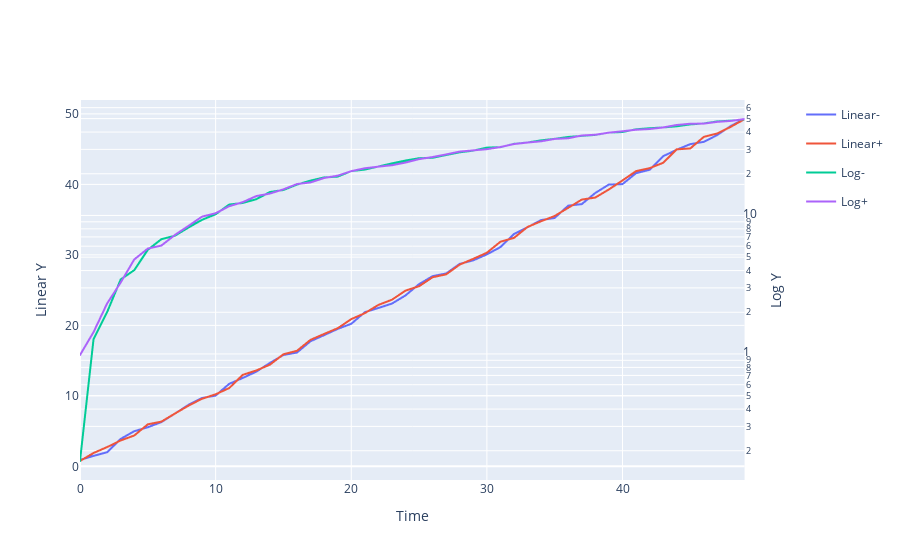

Here is the notebook cell this chart was saved with:
### Code cell


### Figure 1 — Plotly figure (JSON) as saved in the notebook; plotly's stock layout.template omitted (floating-point values rounded to 4 significant figures)
{"data": [{"hovertemplate": "variable=Linear-<br>Time=%{x}<br>value=%{y}<extra></extra>", "legendgroup": "Linear-", "line": {"dash": "solid"}, "mode": "lines", "name": "Linear-", "showlegend": true, "type": "scattergl", "x": [0, 1, 2, 3, 4, 5, 6, 7, 8, 9, 10, 11, 12, 13, 14, 15, 16, 17, 18, 19, 20, 21, 22, 23, 24, 25, 26, 27, 28, 29, 30, 31, 32, 33, 34, 35, 36, 37, 38, 39, 40, 41, 42, 43, 44, 45, 46, 47, 48, 49], "xaxis": "x", "y": [0.91, 1.488, 2.007, 3.897, 4.989, 5.546, 6.28, 7.486, 8.727, 9.701, 10.04, 11.71, 12.54, 13.43, 14.66, 15.8, 16.15, 17.75, 18.61, 19.5, 20.22, 21.87, 22.47, 23.09, 24.25, 25.85, 26.98, 27.36, 28.72, 29.23, 30.07, 31.1, 32.95, 33.91, 34.94, 35.24, 36.98, 37.2, 38.79, 39.97, 40.03, 41.59, 42.07, 43.99, 44.92, 45.71, 46.03, 47.02, 48.3, 49.27], "yaxis": "y"}, {"hovertemplate": "variable=Linear+<br>Time=%{x}<br>value=%{y}<extra></extra>", "legendgroup": "Linear+", "line": {"dash": "solid"}, "mode": "lines", "name": "Linear+", "showlegend": true, "type": "scattergl", "x": [0, 1, 2, 3, 4, 5, 6, 7, 8, 9, 10, 11, 12, 13, 14, 15, 16, 17, 18, 19, 20, 21, 22, 23, 24, 25, 26, 27, 28, 29, 30, 31, 32, 33, 34, 35, 36, 37, 38, 39, 40, 41, 42, 43, 44, 45, 46, 47, 48, 49], "xaxis": "x", "y": [0.7618, 1.9, 2.74, 3.67, 4.377, 5.966, 6.345, 7.493, 8.614, 9.584, 10.23, 11.1, 12.98, 13.61, 14.42, 15.9, 16.39, 17.96, 18.78, 19.6, 20.89, 21.72, 22.9, 23.64, 24.93, 25.55, 26.83, 27.24, 28.62, 29.44, 30.3, 31.86, 32.41, 33.96, 34.77, 35.52, 36.67, 37.84, 38.13, 39.28, 40.55, 41.88, 42.3, 43.06, 44.97, 45.1, 46.74, 47.23, 48.18, 49.24], "yaxis": "y"}, {"hovertemplate": "variable=Log-<br>Time=%{x}<br>value=%{y}<extra></extra>", "legendgroup": "Log-", "line": {"dash": "solid"}, "mode": "lines", "name": "Log-", "showlegend": true, "type": "scattergl", "x": [0, 1, 2, 3, 4, 5, 6, 7, 8, 9, 10, 11, 12, 13, 14, 15, 16, 17, 18, 19, 20, 21, 22, 23, 24, 25, 26, 27, 28, 29, 30, 31, 32, 33, 34, 35, 36, 37, 38, 39, 40, 41, 42, 43, 44, 45, 46, 47, 48, 49], "xaxis": "x", "y": [0.1688, 1.283, 2.005, 3.45, 4.029, 5.65, 6.739, 7.138, 8.183, 9.299, 10.2, 11.98, 12.31, 13.1, 14.75, 15.27, 16.7, 17.85, 18.81, 19.06, 20.9, 21.44, 22.55, 23.76, 24.91, 25.9, 26.08, 27.31, 28.57, 29.37, 30.88, 31.12, 32.86, 33.63, 34.83, 35.74, 36.87, 37.53, 38.15, 39.63, 40.03, 41.88, 42.62, 43.2, 44.03, 45.44, 46.16, 47.75, 48.36, 49.41], "yaxis": "y2"}, {"hovertemplate": "variable=Log+<br>Time=%{x}<br>value=%{y}<extra></extra>", "legendgroup": "Log+", "line": {"dash": "solid"}, "mode": "lines", "name": "Log+", "showlegend": true, "type": "scattergl", "x": [0, 1, 2, 3, 4, 5, 6, 7, 8, 9, 10, 11, 12, 13, 14, 15, 16, 17, 18, 19, 20, 21, 22, 23, 24, 25, 26, 27, 28, 29, 30, 31, 32, 33, 34, 35, 36, 37, 38, 39, 40, 41, 42, 43, 44, 45, 46, 47, 48, 49], "xaxis": "x", "y": [0.9821, 1.439, 2.316, 3.279, 4.81, 5.766, 6.062, 7.233, 8.41, 9.807, 10.37, 11.66, 12.47, 13.8, 14.38, 15.44, 16.86, 17.32, 18.64, 19.37, 20.88, 21.91, 22.51, 23.04, 24.08, 25.52, 26.41, 27.59, 28.92, 29.51, 30.08, 31.2, 32.77, 33.61, 34.3, 35.69, 36.08, 37.78, 38.25, 39.62, 40.52, 41.58, 42.08, 43.19, 45.0, 45.92, 46.03, 47.4, 48.15, 49.7], "yaxis": "y2"}], "layout": {"xaxis": {"anchor": "y", "domain": [0, 0.94], "title": {"text": "Time"}}, "yaxis": {"anchor": "x", "domain": [0, 1], "title": {"text": "Linear Y"}}, "yaxis2": {"anchor": "x", "overlaying": "y", "side": "right", "title": {"text": "Log Y"}, "type": "log"}}}
